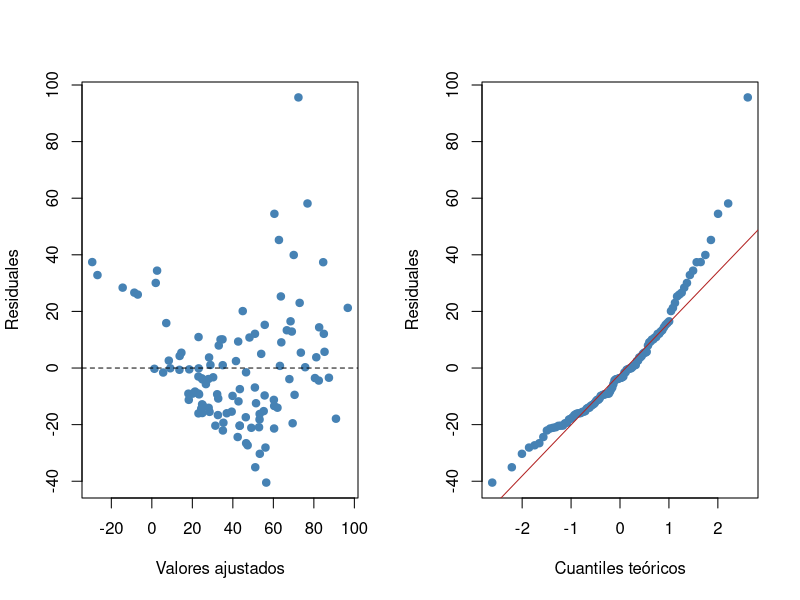
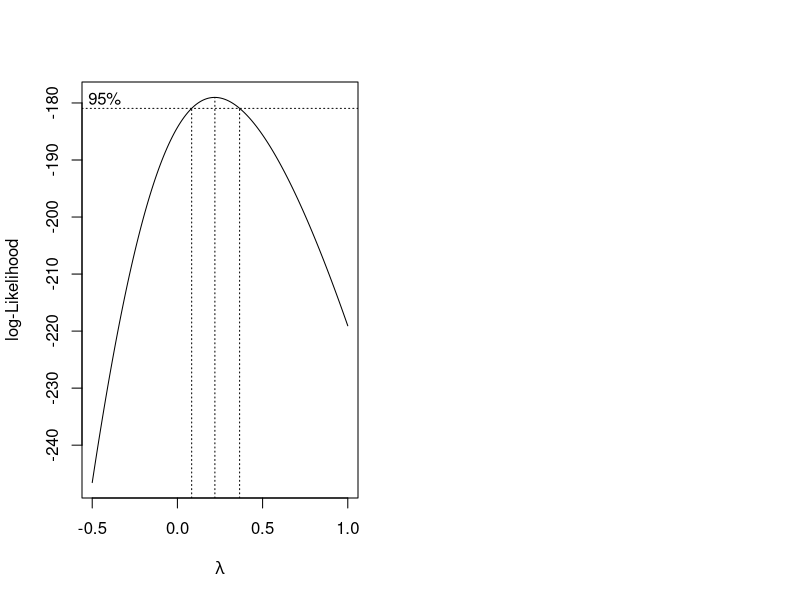

Here is the R script that generated these plots, in order:
## ---- chunk 1
#| label: setup
#| include: false
library(ggplot2)
theme_set(theme_minimal(base_size = 13))
tiendas <- data.frame(
  publicidad = c(2, 3, 5, 4, 6, 7, 8, 5),
  precio     = c(10, 12, 11, 13, 12, 14, 13, 11),
  ventas     = c(31, 29, 40, 32, 39, 38, 43, 42)
)
## ---- chunk 2
#| label: r-matricial
X <- cbind(1, tiendas$publicidad, tiendas$precio)   # matriz de diseño
y <- tiendas$ventas
XtX <- t(X) %*% X
solve(XtX) %*% t(X) %*% y                           # estimador matricial

modelo_tiendas <- lm(ventas ~ publicidad + precio, data = tiendas)
coef(modelo_tiendas)                                # el mismo resultado
## ---- chunk 3
#| label: r-inferencia-multiple
summary(modelo_tiendas)        # pruebas t, R2, R2 ajustado y prueba F
confint(modelo_tiendas)        # intervalos para los coeficientes
nueva <- data.frame(publicidad = 5, precio = 12)
predict(modelo_tiendas, nueva, interval = "confidence")
predict(modelo_tiendas, nueva, interval = "prediction")
## ---- chunk 4
#| label: r-indicadoras
library(readxl)
pizza <- read_excel("datos/pizza_delivery.xlsx")
modelo_temp <- lm(temperature ~ time + pizzas + branch, data = pizza)
summary(modelo_temp)
## ---- chunk 5
#| label: r-f-parcial
modelo_sin_sucursal <- lm(temperature ~ time + pizzas, data = pizza)
anova(modelo_sin_sucursal, modelo_temp)
## ---- chunk 6
#| label: r-vif
modelo_autos <- lm(mpg ~ cyl + disp + hp + wt, data = mtcars)
summary(modelo_autos)
# VIF de disp, a partir de su definición
r2_disp <- summary(lm(disp ~ cyl + hp + wt, data = mtcars))$r.squared
1 / (1 - r2_disp)
# Todos los VIF con el paquete car
# install.packages("car")
car::vif(modelo_autos)
## ---- chunk 7
#| label: fig-ozono-residuales
#| fig-cap: "Gráficos de diagnóstico del modelo de ozono: residuales contra valores ajustados (izquierda) y gráfico de probabilidad normal (derecha)."
#| fig-width: 8
#| fig-height: 3.6
modelo_ozono <- lm(Ozone ~ Solar.R + Wind + Temp, data = airquality)
par(mfrow = c(1, 2))
plot(fitted(modelo_ozono), residuals(modelo_ozono),
     xlab = "Valores ajustados", ylab = "Residuales", pch = 19, col = "steelblue")
abline(h = 0, lty = 2)
qqnorm(residuals(modelo_ozono), pch = 19, col = "steelblue",
       main = "", xlab = "Cuantiles teóricos", ylab = "Residuales")
qqline(residuals(modelo_ozono), col = "firebrick")
## ---- chunk 8
#| label: r-ozono-supuestos
shapiro.test(residuals(modelo_ozono))
d <- residuals(modelo_ozono) / sigma(modelo_ozono)   # residuales estandarizados
d[which.max(abs(d))]                                 # el día 117
# install.packages("lmtest")
lmtest::bptest(modelo_ozono)
lmtest::dwtest(modelo_ozono)
## ---- chunk 9
#| label: fig-boxcox
#| fig-cap: "Log-verosimilitud del método de Box-Cox para el modelo de ozono. Las líneas punteadas verticales delimitan el intervalo de confianza del 95 % para lambda."
#| fig-width: 6
#| fig-height: 3.6
library(MASS)
boxcox(modelo_ozono, lambda = seq(-0.5, 1, by = 0.01))
## ---- chunk 10
#| label: r-ozono-transformado
modelo_ozono3 <- lm(I(Ozone^(1/3)) ~ Solar.R + Wind + Temp, data = airquality)
summary(modelo_ozono3)
shapiro.test(residuals(modelo_ozono3))
lmtest::bptest(modelo_ozono3)
nuevo_dia <- data.frame(Solar.R = 200, Wind = 10, Temp = 80)
predict(modelo_ozono3, nuevo_dia, interval = "prediction")^3   # escala original
## ---- chunk 11
#| label: r-seleccion
estados <- data.frame(state.x77, row.names = state.abb, check.names = TRUE)
completo <- lm(Life.Exp ~ ., data = estados)   # el punto: todas las variables
summary(completo)
# Eliminación hacia atrás manual: se quita una variable con update()
m1 <- update(completo, . ~ . - Area)
summary(m1)$coefficients
# Búsqueda automática con el AIC
modelo_aic <- step(completo, direction = "backward")
summary(modelo_aic)
# Con el BIC
step(completo, direction = "backward", k = log(nrow(estados)), trace = 0)
